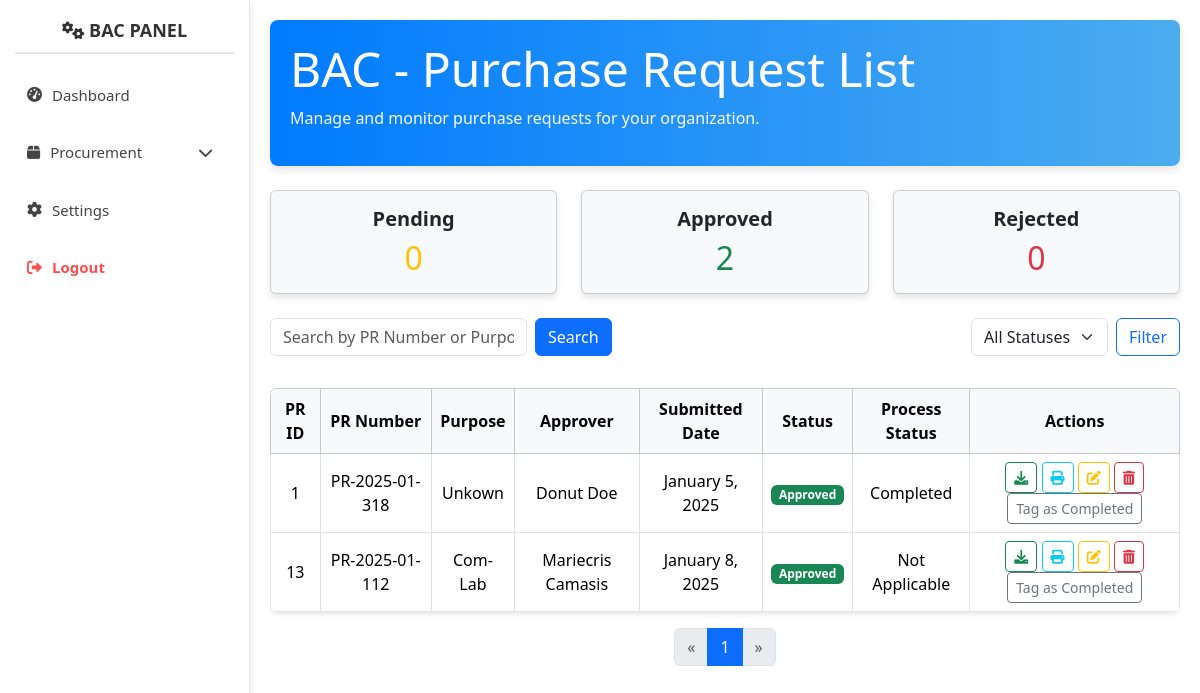
The app's page /bac/pr.php (signed in) with its own data.
### tables this page shows
CREATE TABLE `purchase_request_items` (
  `pri_id` int(11) NOT NULL,
  `pr_id` int(11) NOT NULL,
  `department` varchar(100) NOT NULL,
  `section` varchar(100) NOT NULL,
  `inventory_id` int(11) NOT NULL,
  `quantity` int(11) NOT NULL,
  `unit_cost` decimal(10,2) NOT NULL,
  `total_cost` decimal(10,2) GENERATED ALWAYS AS (`quantity` * `unit_cost`) STORED,
  `purpose` text NOT NULL,
  `created_at` timestamp NOT NULL DEFAULT current_timestamp(),
  `updated_at` timestamp NOT NULL DEFAULT current_timestamp() ON UPDATE current_timestamp()
);

CREATE TABLE `purchase_requests` (
  `pr_id` int(11) NOT NULL,
  `pr_number` varchar(20) NOT NULL,
  `approver` varchar(100) DEFAULT 'Pending',
  `submitted_date` timestamp NOT NULL DEFAULT current_timestamp(),
  `status` enum('Pending','Approved','Rejected') DEFAULT 'Pending',
  `pr_process_status` varchar(255) DEFAULT 'Not Applicable',
  `pr_process_link` varchar(255) DEFAULT NULL,
  `end_user_id` int(11) UNSIGNED NOT NULL,
  `ppmp_id` int(11) UNSIGNED DEFAULT NULL,
  `updated_at` timestamp NOT NULL DEFAULT current_timestamp() ON UPDATE current_timestamp(),
  `signature` longblob DEFAULT NULL
);

### bac/pr.php (the view, shortened to what this page needs)
<?php
require_once '../bac/src/config/database.php';
$status_query = "SELECT status, COUNT(*) as status_count FROM purchase_requests GROUP BY status";
$status_result = mysqli_query($conn, $status_query);
$pending_count = $approved_count = $rejected_count = 0;
while ($row = mysqli_fetch_assoc($status_result)) {
    if ($row['status'] == 'Pending') {
        $pending_count = $row['status_count'];
    } elseif ($row['status'] == 'Approved') {
        $approved_count = $row['status_count'];
    } elseif ($row['status'] == 'Rejected') {
        $rejected_count = $row['status_count'];
    }
}
$limit = 10;
$page = isset($_GET['page']) ? (int)$_GET['page'] : 1;
$offset = ($page - 1) * $limit;
$search = isset($_GET['search']) ? $_GET['search'] : '';
$status_filter = isset($_GET['status']) ? $_GET['status'] : '';
$query = "SELECT pr.*, pri.purpose
          FROM purchase_requests pr
          LEFT JOIN purchase_request_items pri ON pr.pr_id = pri.pr_id
          WHERE (pr.pr_number LIKE '%$search%' OR pri.purpose LIKE '%$search%')";
$query .= " LIMIT $limit OFFSET $offset";
$result = mysqli_query($conn, $query);
$count_query = "SELECT COUNT(*) as total FROM purchase_requests pr
                LEFT JOIN purchase_request_items pri ON pr.pr_id = pri.pr_id
                WHERE (pr.pr_number LIKE '%$search%' OR pri.purpose LIKE '%$search%')";
$count_result = mysqli_query($conn, $count_query);
$total_rows = mysqli_fetch_assoc($count_result)['total'];
$total_pages = ceil($total_rows / $limit);
?>
<!DOCTYPE html>
<html lang="en">
<head>
    <link rel="stylesheet" href="https://cdn.jsdelivr.net/npm/bootstrap@5.3.3/dist/css/bootstrap.min.css">
    <link rel="stylesheet" href="https://cdnjs.cloudflare.com/ajax/libs/font-awesome/6.0.0-beta3/css/all.min.css">
    <link rel="stylesheet" href="../admin/src/css/dashboard.css">
    <link rel="stylesheet" href="src/css/pr.css">
</head>
<body>
    <div class="d-flex">
        <?php include '../bac/sidebar.php'; ?>
        <div class="content flex-grow-1 animate__animated animate__fadeIn">
            <div class="header-card mb-4">
                <h1 class="display-5 mb-2">BAC - Purchase Request List</h1>
                <p class="text-light">Manage and monitor purchase requests for your organization.</p>
            </div>
            <div class="row mb-4">
                <div class="col-md-4">
                    <div class="card text-center bg-light">
                        <div class="card-body">
                            <h5 class="card-title">Pending</h5>
                            <h2 class="card-text text-warning"><?php echo $pending_count; ?></h2>
                        </div>
                    </div>
                </div>
                <div class="col-md-4">
                    <div class="card text-center bg-light">
                        <div class="card-body">
                            <h5 class="card-title">Approved</h5>
                            <h2 class="card-text text-success"><?php echo $approved_count; ?></h2>
                        </div>
                    </div>
                </div>
                <div class="col-md-4">
                    <div class="card text-center bg-light">
                        <div class="card-body">
                            <h5 class="card-title">Rejected</h5>
                            <h2 class="card-text text-danger"><?php echo $rejected_count; ?></h2>
                        </div>
                    </div>
                </div>
            </div>
            <div class="d-flex flex-wrap justify-content-between align-items-center mb-4">
                <form method="get" class="d-flex mb-2">
                    <input type="text" name="search" class="form-control me-2" placeholder="Search by PR Number or Purpose" value="<?php echo htmlspecialchars($search); ?>">
                    <button type="submit" class="btn btn-primary">Search</button>
                </form>
                <form method="get" class="d-flex mb-2">
                    <select name="status" class="form-select me-2" onchange="this.form.submit()">
                        <option value="">All Statuses</option>
                    </select>
                    <button type="submit" class="btn btn-outline-primary">Filter</button>
                </form>
            </div>
            <div class="table-responsive mt-4">
                <table class="table table-hover table-bordered">
                    <thead class="table-light">
                        <tr>
                            <th>PR ID</th>
                            <th>PR Number</th>
                            <th>Purpose</th>
                            <th>Approver</th>
                            <th>Submitted Date</th>
                            <th>Status</th>
                            <th>Process Status</th>
                            <th>Actions</th>
                        </tr>
                    </thead>
                    <tbody>
                        <?php while ($row = mysqli_fetch_assoc($result)): ?>
                            <tr>
                                <td><?php echo htmlspecialchars($row['pr_id']); ?></td>
                                <td><?php echo htmlspecialchars($row['pr_number']); ?></td>
                                <td><?php echo htmlspecialchars($row['purpose']); ?></td>
                                <td><?php echo htmlspecialchars($row['approver']); ?></td>
                                <td><?php echo date("F j, Y", strtotime($row['submitted_date'])); ?></td>
                                <td>
                                    <?php
                                    switch ($row['status']) {
                                        case 'Approved':
                                            echo '<span class="badge bg-success">Approved</span>';
                                            break;
                                    }
                                    ?>
                                </td>
                                <td><?php echo htmlspecialchars($row['pr_process_status']); ?></td>
                                <td>
                                    <a href="src/process/download_excel_pr.php?pr_id=<?php echo urlencode($row['pr_id']); ?>"
                                        class="btn btn-outline-success btn-sm"
                                        title="Download Purchase Request">
                                        <i class="fas fa-download"></i>
                                    </a>
                                    <button class="btn btn-outline-info btn-sm" title="Print PR" onclick="printPR('<?php echo $row['pr_id']; ?>')">
                                        <i class="fas fa-print"></i>
                                    </button>
                                    <a href="update_pr.php?pr_id=<?php echo $row['pr_id']; ?>" class="btn btn-outline-warning btn-sm" title="Update PR">
                                        <i class="fas fa-edit"></i>
                                    </a>
                                    <button class="btn btn-outline-danger btn-sm" title="Delete PR" onclick="confirmDelete('<?php echo $row['pr_id']; ?>')">
                                        <i class="fas fa-trash-alt"></i>
                                    </button>
                                    <button class="btn btn-outline-secondary btn-sm" title="Change Process Status" onclick="changeProcessStatus('<?php echo $row['pr_id']; ?>')">
                                        Tag as Completed
                                    </button>
                                </td>
                            </tr>
                        <?php endwhile; ?>
                    </tbody>
                </table>
                <nav>
                    <ul class="pagination justify-content-center">
                        <li class="page-item <?php if ($page <= 1) echo 'disabled'; ?>">
                            <a class="page-link" href="?page=<?php echo $page - 1; ?>&search=<?php echo htmlspecialchars($search); ?>&status=<?php echo $status_filter; ?>" aria-label="Previous">
                                <span aria-hidden="true">&laquo;</span>
                            </a>
                        </li>
                        <?php for ($i = 1; $i <= $total_pages; $i++): ?>
                            <li class="page-item <?php if ($i == $page) echo 'active'; ?>">
                                <a class="page-link" href="?page=<?php echo $i; ?>&search=<?php echo htmlspecialchars($search); ?>&status=<?php echo $status_filter; ?>"><?php echo $i; ?></a>
                            </li>
                        <?php endfor; ?>
                        <li class="page-item <?php if ($page >= $total_pages) echo 'disabled'; ?>">
                            <a class="page-link" href="?page=<?php echo $page + 1; ?>&search=<?php echo htmlspecialchars($search); ?>&status=<?php echo $status_filter; ?>" aria-label="Next">
                                <span aria-hidden="true">&raquo;</span>
                            </a>
                        </li>
                    </ul>
                </nav>
            </div>
        </div>
    </div>
</body>
</html>

### end-user/src/css/dashboard.css (style rules this page uses)
body { background-color: #f8f9fa; font-family: 'Arial', sans-serif; }
.content { margin-left: 250px; padding: 20px; }
.card { border: none; border-radius: 0.75rem; background-color: #ffffff; box-shadow: 0 4px 6px rgba(0, 0, 0, 0.1); }
.card-title { font-size: 1.25rem; font-weight: 600; }
.card-text { color: #6c757d; }
.header-card { background: linear-gradient(90deg, #007bff, #4bacef); color: white; padding: 20px; border-radius: 8px; margin-bottom: 20px; box-shadow: 0 4px 8px rgba(0, 0, 0, 0.1); }

### bac/src/css/pr.css (style rules this page uses)
body { background-color: #f8f9fa; }
.content { margin-left: 250px; padding: 20px; }
.header-card { background: linear-gradient(90deg, #007bff, #4bacef); color: white; padding: 20px; border-radius: 8px; margin-bottom: 20px; box-shadow: 0 4px 8px rgba(0, 0, 0, 0.1); }
table { box-shadow: 0 2px 5px rgba(0, 0, 0, 0.1); border-radius: 8px; overflow: hidden; }
table thead { background-color: #007bff; color: white; }
table td, table th { text-align: center; vertical-align: middle; }
.btn { border-radius: 30px; }

### records on screen
purchase_request_items: pr.pr_id "1", pr.pr_number "PR-2025-01-318", purpose "Unkown", pr.approver "Donut Doe", pr.submitted_date "January 5, 2025", pr.pr_process_status "Completed"
purchase_request_items: pr.pr_id "13", pr.pr_number "PR-2025-01-112", purpose "Com-Lab", pr.approver "Mariecris Camasis", pr.submitted_date "January 8, 2025", pr.pr_process_status "Not Applicable"

### other values on screen
$pending_count "0"
$approved_count "2"
$rejected_count "0"
